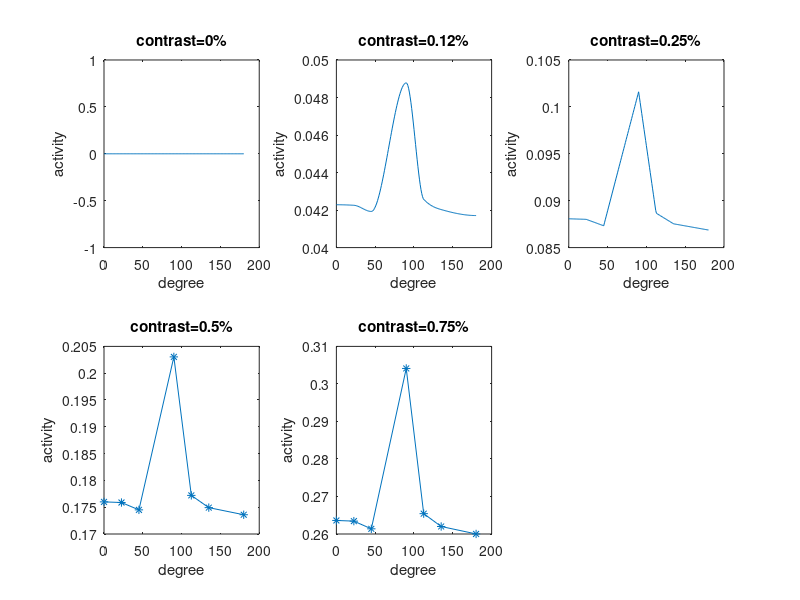
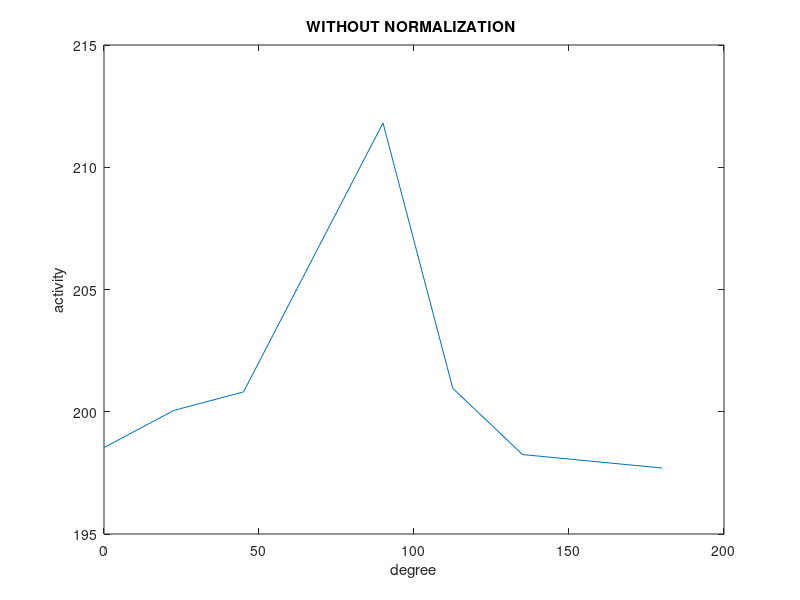

These figures' MATLAB source, in order:
%% midterm #1 Divisive Normalization   author: Colleen Chen
% (1) Implementation: 
% The input neuron activities are calcuated by fitting the gaussian tuning curve
% through the input stimulus with each of the neuron's preferred orientation. Then, for the input layer neurons,
% activities (fr) are multiplied by each of the two sets of synaptic weights: (1) excitatory, 
% (2) inhibitory. The input to output layer is of an excitatory connection,
% so the dot product of the positive weights and the firing rates from
% input neurons, fed through a sigmoid activation function, gives us the
% excitatory output activities. The inhibitory layer, where the divisive normalization occurs,
% actually sums up the dot product of the input neurons and inhibitory weights, and then another
% layer of inhibition with dot product of negative inhibitory weights are
% fed through a sigmoid activation function for inhibitory output
% activities. Sum up the inhibitory and exchitatory output activities. We
% have, for each neuron, a summary activity. We average across the
% orientation to get a population response from the neurons. The contrast %
% is used to examine the difference from the population firing rate and the 
% baseline background noise, indicated by an open parameter sigma. 


% (2) Experimental Design: Present stimulus of varying grating contrasts
% (from 0% to 75%) of 90 degree horizontal gradients. The individual neurons, at each
% contrast level, will fire more frequently when the preferred orientation
% is more visible (i.e. at higher contrast than at lower contrast).
% However, the firing rates of the neurons are normalized by an inhibitory
% layer of neuron which ensures that regardless of the input stimulus, the 
% population of neurons will fire and fire at a normalized or constrained
% rate that is insensitive to the change in input stimulus. 
%
% (3) Expected Results: We expect to see the effects of noralization using 
% this network architecture of having an
% inhibitory layer of neuron on the population reponses irrespective of the
% change in input visual stimulus. 
%
%

clear all
close all
clc

% Gaussian Tuning Curves: 
rmax= 52.14; % parameter from Dayan&Abbot 
sigma= 14.73; % parameter from Dayan&Abbot 
n=2; 
% Make Stimulus:
s = [-45:270]; % preferred orientation (degrees) 
c = [0;.12;.25;.50;.75]; 

% 7 Input Neurons: InpN 
% how do I create input neurons using cosine turning curves? 
PrefDir_Neuron = [0,22.5,45,90,112.5,135,180]; % input NEURON orientation angles in degrees

numInpN = length(PrefDir_Neuron);
numOutN = length(PrefDir_Neuron);

% allocate and initialize neurons
inpN = zeros(numInpN,length(s),length(c)); % input layer  
outN = zeros(numOutN,length(s),length(c)); % final output layer
outN1 = zeros(numOutN,length(s),length(c)); % output of first layer into inhibitory
outN2 = zeros(numOutN,length(s),length(c)); % output of inhibitory layer
inpINH = zeros(numInpN,length(s),length(c)); 
inpINH2 = zeros(numInpN,length(s),length(c));
inpOUT = zeros(numInpN,length(s),length(c));

% allocate and initialize 3 sets of weights: 
% 1. Excitatory weights from Input to Output neurons: 
    % the input to output weights are set to make horizaontal directions have
    % stronger weights projecting to the horizaontal output neuron and vice versa
    Vertical = [4]; 
%     w=ones(numInpN,1)*1.3;% initialized to .1
lower=0.5;
upper=1.5; 
w = lower + (upper-lower).*rand(numInpN,1); 
    w(Vertical) = 14; 
    wexc = repmat( w(:), [1,length(s),length(c)] );
    
% 2. InputNeurons to INHIBITORY neuron:
% winp = ones(numInpN,1)*-.05;
lower= -0.05;
upper= -0.1; 
winp = lower + (upper-lower).*rand(numInpN,1); 
wInpINH = repmat( winp(:),[1,length(s),length(c)] );

% 3. INHIBITORY neuron to OutputNeurons: 
% winh = ones(numInpN,1)*-1; % initialized to -1 
lower= -1;
upper= -1.1; 
winh = lower + (upper-lower).*rand(numInpN,1); 
wINHout = repmat( winh(:),[1,length(s),length(c)] ) ; 

% outN(1,:) = rand(1,length(s));    

for a=1:numInpN % neuron's PrefDir loop 
       for si=1:length(s) % loop through 361 degrees for inpN activity 
           for ci=1:length(c) % loop through the different contrast levels 
% calcuates the input derived from the stimulus 
inpN(a,si,ci) = rmax * exp( (-1/2)* ( ( s(si)-PrefDir_Neuron(a) ) ./ sigma ).^2 );
% excitatory input - output connection
inpOUT(a,si,ci) = wexc(a,si,ci) .* inpN(a,si,ci); 
% output activity from excitatory connection 
outN1(a,si,ci) = 1/(1+exp(( -1 .* inpOUT(a,si,ci))  ));
% inhibitory layer: 
inpINH(a,si,ci) = dot(wInpINH(a,si,ci), inpN(a,si,ci));
% inhibitory neuron output
outN2(a,si,ci) = 1/(1+exp(( -1 .* inpINH(a,si,ci))  ));
inpINH2(a,si,ci) = dot(wINHout(a,si,ci), outN2(a,si,ci));
% output from the inhibitory neuron 
outN22(a,si,ci) = 1/(1+exp(( -1 .* inpINH2(a,si,ci) )));
% take difference of excitatory and inhibitory outputs
outN(a,si,ci) = outN1(a,si,ci) - outN22(a,si,ci) ; 
% Normalize the output activities of the network by contrast % 
 norm = sigma^n + c(ci)^n;
outN(a,si,ci) = outN(a,si,ci)* c(ci) ./ norm; % ( c(ci) / (sigma + c(ci)) ); 
                
           end         
        end %   
end % end PrefDir loop  
    % mean firing rate of the population responses 
    mean_fr = sum(outN,2); 
        % interp1
    fr1=interp1(PrefDir_Neuron,mean_fr(:,1,1),[0:180],'cubic');
    figure;
    subplot(2,3,1);
    plot([0:180],fr1)
    title (['contrast=', num2str(c(1)),'%'])
    xlabel('degree')
    ylabel('activity')
%     ylim([0 2])
%     xlim([-90 270])
   
    subplot(2,3,2);
    fr2=interp1(PrefDir_Neuron,mean_fr(:,1,2),[0:180], 'cubic'); 
    plot([0:180],fr2)
        title (['contrast=', num2str(c(2)),'%'])
   
    xlabel('degree')
    ylabel('activity')
%     ylim([0 2])
%      xlim([-90 270])
     subplot(2,3,3);
      fr3=interp1(PrefDir_Neuron,mean_fr(:,1,3),[0:180], 'linear');
    plot([0:180],fr3)
        title (['contrast=', num2str(c(3)),'%'])
    xlabel('degree')
    ylabel('activity')
%     ylim([0 2])
%      xlim([-90 270])
     subplot(2,3,4);
    plot(PrefDir_Neuron,mean_fr(:,1,4),'*-')
        title (['contrast=', num2str(c(4)),'%'])
   
    xlabel('degree')
    ylabel('activity')
%     ylim([0 4]) 
%     xlim([-90 270])
     subplot(2,3,5);
    plot(PrefDir_Neuron,mean_fr(:,1,5),'*-')
        title (['contrast=', num2str(c(5)),'%']) 
    xlabel('degree')
    ylabel('activity')
% ylim([0 6])
%  xlim([-90 270])

no_norm = sum(outN1,2);
figure;
plot(PrefDir_Neuron,no_norm(:,1,1) )
    title (['WITHOUT NORMALIZATION '])
    xlabel('degree')
    ylabel('activity')
